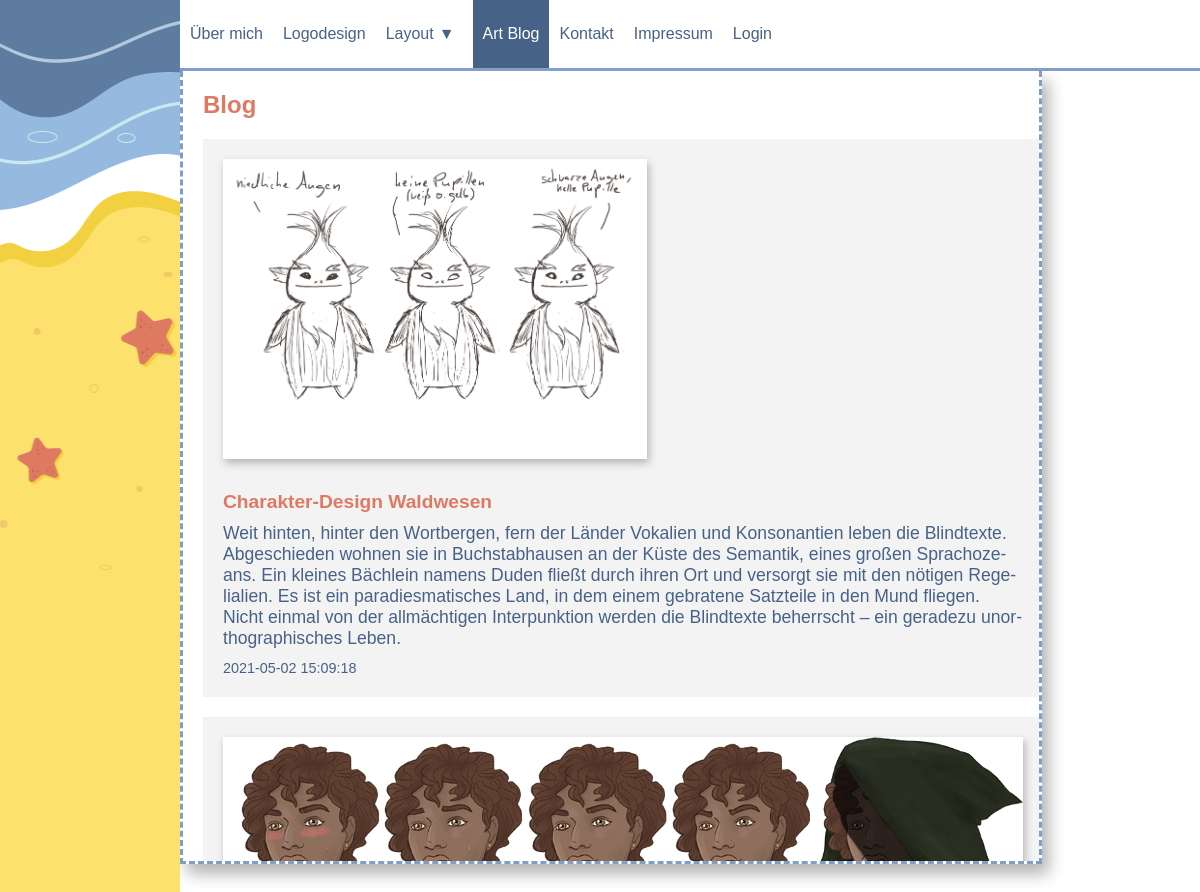
Screenshot of /blog.php with the database file from the repository.
### tables this page shows
CREATE TABLE `blog` (
  `id` int(10) UNSIGNED NOT NULL,
  `img_name` varchar(127) NOT NULL,
  `img_src` varchar(255) NOT NULL,
  `headline` varchar(255) NOT NULL,
  `text_entry` mediumblob NOT NULL,
  `created_at` datetime NOT NULL DEFAULT current_timestamp(),
  `updated_at` datetime NOT NULL DEFAULT current_timestamp() ON UPDATE current_timestamp()
);

### lib/database.php (called while the page is built, shortened)
<?php
function db_get_global($fatal = true)
{
    global $database;
    return $database;
}
function db_query(string $sql, $fatal = true)
{
    $db = db_get_global();
    $result = mysqli_query($db, $sql);
    return $result;
}
function db_raw_select(string $sql)
{
    $result = db_query($sql);
    $data = mysqli_fetch_all($result, MYSQLI_ASSOC);
    return $data;
}

### lib/view.php (called while the page is built, shortened)
<?php
function html_escape(string $string, string $encoding = 'UTF-8') : string
{
    return htmlspecialchars($string, ENT_QUOTES, $encoding);
}
function e($string) : string
{
    return html_escape((string) $string);
}

### blog.php (the view, shortened to what this page needs)
<?php
  $active_page = 'blog';
  include 'parts/head.php';
  $sqlsearch = "SELECT * FROM `blog`";
  $blog_entries1 = db_raw_select($sqlsearch);
  $showlist = false;
  if ($blog_entries1 == NULL) {
    $no_entry_message = "Es gibt noch keine Einträge.";
  } else {
    $showlist = true;
  }
?>
</head>
<body>
  <div class="wrap">
    <?php
    include 'parts/nav.php'; ?>
    <article class="content">
      <h2>Blog</h2>
      <?php if($showlist) : ?>
      <?php foreach ($blog_entries1 as $blog_entry) : ?>
        <div class="entry col100 mar">
          <img src="<?= e($blog_entry['img_src']) ?>" alt="<?= e($blog_entry['img_name']) ?>" class="blogimg">
          <h3><?= e($blog_entry['headline']) ?></h3>
          <p><?= e($blog_entry['text_entry']) ?></p>
          <span class="date"><?= ($blog_entry['created_at'])?></span>
        </div>
      <?php endforeach; ?>
      <?php endif; ?>
    </article>
  </div>
</body>
</html>

### parts/head.php (shortened to what this page needs)
<!DOCTYPE html>
<html lang="de">
<head>
  <link rel="stylesheet" href="<?= 'css/global.css' ?>">
  <link rel="stylesheet" href="<?= 'css/helper.css' ?>">
  <link rel="stylesheet" href="<?= 'css/style.css' ?>">
  <link rel="stylesheet" href="<?= 'css/media.css' ?>">

### parts/nav.php (shortened to what this page needs)
<?php
    $active_page = $active_page ?? '';
?>
  <nav class="clearfix">
        <ul class="show">
          <li class="<?= $active_page === 'index' ? 'active' : '' ?>"><a title="Zur Startseite" href="<?= 'index.php' ?>">Über mich</a></li>
          <li class="<?= $active_page === 'logodesign' ? 'active' : '' ?>"><a title="Zum Logodesign" href="<?= 'logodesign.php' ?>">Logodesign</a></li>
          <li class="<?= $active_page === 'layout' ? 'active' : '' ?>"><a id="a_layout" title="Zu den Layoutdesigns" href=" <?= 'layout.php' ?>">Layout</a>
          </li>
          <li class="<?= $active_page === 'blog' ? 'active' : '' ?>"><a title="Zum Blog" href="<?= 'blog.php' ?>">Art Blog</a></li>
          <li class="<?= $active_page === 'kontakt' ? 'active' : '' ?>"><a title="Nehmen Sie Kontakt auf" href="<?= 'kontakt.php' ?>">Kontakt</a></li>
          <li class="<?= $active_page === 'impressum' ? 'active' : '' ?>"><a title="Zum Impressum" href="<?= 'impressum.php' ?>">Impressum</a></li>
          <li class="<?= $active_page === 'login' ? 'active' : '' ?>"><a title="Zum Login" href="<?= 'login.php' ?>">Login</a></li>
        </ul>
  </nav>

### css/global.css (style rules this page uses)
html { font-family: Verdana, Tahoma, sans-serif; font-size:100.01%; color:#476287; text-align:left; direction:ltr; -ms-hyphens:auto; -webkit-hyphens:auto; -moz-hyphens:auto; hyphens:auto; background:#fff; }
body { margin:0; }
h1,h2,h3,h4,h5,h6 { color:#de7a62; margin-top: 0; }
h2 { font-size:150%; }
h3 { font-size:120%; }
p { font-size:110%; margin-top: 10px; }
ul,ol { list-style:none; padding-left:0; margin:0; }
a { color:#476287; text-decoration:none; }
.active,.active > a { background:#476287; color:#fff; text-decoration: none; }
img { display:block; background:#ccc; max-width: 100%; min-height: 100%; margin-bottom:2em; box-shadow:1px 10px 15px rgb(180, 180, 180); }
body:before { content:""; display: block; position: fixed; background:url("../img/strand.png") #fce26c top no-repeat; left:0; top:0; bottom:0; height: auto; width:15%; }
article { margin-bottom: 2em; padding-bottom: 20px; }

### css/helper.css (style rules this page uses)
.wrap { margin-left:15%; }
.col100 { width:100%; }
[class*="col"] { min-width:160px; }
.mar { margin-left:1%;margin-right:1%; }
.col100.pad,.col100.mar { width:98%; }
.clear,.clearfix:after { clear:both; }
.clearfix:after { content:""; display:table; }

### css/style.css (style rules this page uses)
nav { border-bottom:3px #7f9eca solid; width: 100%; }
nav li { float:left; padding:10px; }
nav a { display: block; line-height:48px; }
#a_layout:after { content:"▼"; margin-left:5px; }
#a_layout { padding-right:8px; }
h3 { margin-bottom: 10px; }
.content { max-width:80%; min-height: 400px; max-height: 750px; border-right:3px #7f9eca dashed; border-bottom:3px #7f9eca dashed; border-left:3px #7f9eca dashed; box-shadow:7px 10px 15px rgb(180, 180, 180); padding: 20px; overflow:auto; }
.blogimg { max-height: 300px; box-shadow: 2px 4px 8px rgb(180, 180, 180); }
.entry { margin: 20px 0; background: rgb(243, 243, 243); padding: 20px; }
.entry p { margin-bottom: 10px; }
.date { margin-bottom: 40px; font-size: 0.9em; }

### rows the page displays
blog: img_src (picture), headline "Charakter-Design Waldwesen", text_entry "Weit hinten, hinter den Wortbergen, fern der Länder Vokalien und Konsonantien leben die Blindtexte. Abgeschieden wohnen sie in Buchstabhausen an der Küste des Semantik, eines großen Sprachozeans. Ein kleines Bächlein namens Duden fließt durch ihren Ort und versorgt sie mit den nötigen Regelialien. Es ist ein paradiesmatisches Land, in dem einem gebratene Satzteile in den Mund fliegen. Nicht einmal von der allmächtigen Interpunktion werden die Blindtexte beherrscht – ein geradezu unorthographisches Leben.", created_at "2021-05-02 15:09:18"
blog: img_src+img_name (picture)
